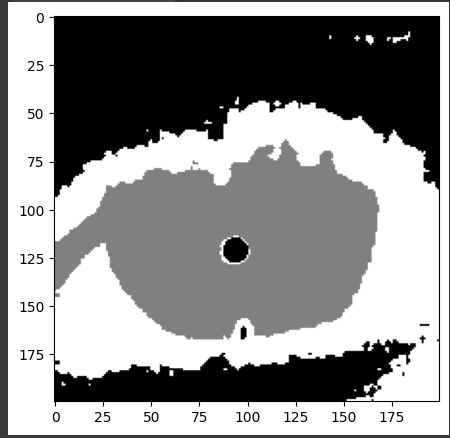
#> input picture Кминс/1_Left_4.PNG, 450 x 438 px, given in place of 1_Left_4.jpg, which was not available
$ jupyter execute --allow-errors 'НИР_ласт.ipynb'   (older library calls are emulated)   (text cells are left out)
#> lines starting #> are read from the running program, lines starting #| are printed output that depends on the picture
[cell 1]
import numpy as np
import matplotlib.pyplot as plt
import scipy.cluster.hierarchy as shc
from sklearn.cluster import AgglomerativeClustering

[cell 2]
import time as time

import numpy as np
from scipy.ndimage.filters import gaussian_filter

import matplotlib.pyplot as plt

import skimage
from skimage.data import coins
from skimage.transform import rescale

from sklearn.feature_extraction.image import grid_to_graph
from sklearn.cluster import AgglomerativeClustering
from sklearn.utils.fixes import parse_version

# these were introduced in skimage-0.14
if parse_version(skimage.__version__) >= parse_version('0.14'):
    rescale_params = {'anti_aliasing': False, 'multichannel': False}
else:
    rescale_params = {}

[cell 3]
from matplotlib import image
from matplotlib import pyplot as plt

[cell 4]
def load_image(name, output=False):
    img = cv2.imread(path+'/'+name+'.png')
    #img = cv2.cvtColor(img ,cv2.COLOR_BGR2RGB)

    img = cv2.normalize(img, None, 0, 1.0, cv2.NORM_MINMAX, dtype=cv2.CV_32F)
    return img

[cell 5]
img = image.imread("/content/1_Left_4.jpg")
#> img is the input picture: shape (438, 450, 4) float32; mean R, G, B, A 0.562, 0.562, 0.562, 1

[cell 6]
# Resize it to 20% of the original size to speed up the processing
# Applying a Gaussian filter for smoothing prior to down-scaling
# reduces aliasing artifacts.
smoothened_eyes = gaussian_filter(img, sigma=2)
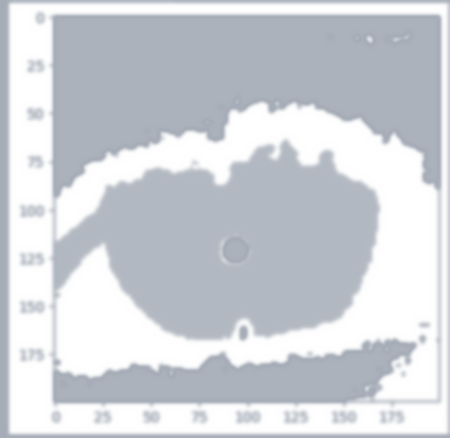
#> smoothened_eyes: shape (438, 450, 4) float32; mean R, G, B, A 0.618, 0.648, 0.693, 0.726; transparent parts drawn white
#> (the rest of this cell did not finish here and is left out)

#> (a cell that did not finish here is left out)

#> (a cell that did not finish here is left out)

[cell 9]
print("Compute structured hierarchical clustering...")
st = time.time()
n_clusters = 10
#> (the rest of this cell did not finish here and is left out)

#> (a cell that did not finish here is left out)

#> (a cell that did not finish here is left out)

#> (a cell that did not finish here is left out)

[cell 13]
def show_img_by_path(display_list):
    plt.figure(figsize=(5, 5))

    title = ['Input Image', 'True Mask', 'Predicted Mask']

    for i in range(len(display_list)):
        img_path = path+'/'+display_list[i]+'.png'
        image = plt.imread(img_path)

        plt.subplot(1, len(display_list), i+1)
        plt.title(title[i])
        plt.imshow(image)
        plt.axis('off')
    plt.show()

[cell 14]
# Plot the results on an image
plt.figure(figsize=(5, 5))
#> (the rest of this cell did not finish here and is left out)

[cell 15]
import cv2
import numpy as np
from sklearn.cluster import KMeans

# загрузка изображения глаза
#img = cv2.imread("/content/1_Left_1.png")
#img = cv2.imread("/content/1_Left_2.jpg")

[cell 16]
# path
path = r'/content/1_Left_4.jpg'

# Reading an image in default mode
image = cv2.imread(path)
#> image: shape (438, 450, 3); min 0, max 255, mean 143.3
pathm = r'/content/1_Left_4.m.jpg'
mask =  cv2.imread(pathm)
# Window name in which image is displayed
window_name = 'image'


$ run again, with Кминс/1_Left_1.png copied over Кминс/1_Left_4.PNG
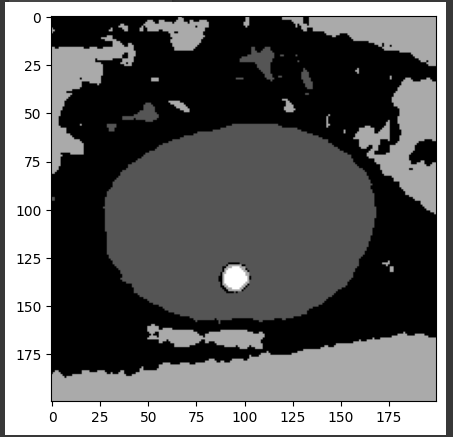
#> input picture Кминс/1_Left_1.png, 453 x 437 px, given in place of 1_Left_4.jpg, which was not available
#> img is the input picture: shape (437, 453, 4) float32; mean R, G, B, A 0.401, 0.401, 0.401, 1
#> `smoothened_eyes = gaussian_filter(img, sigma=2)`:
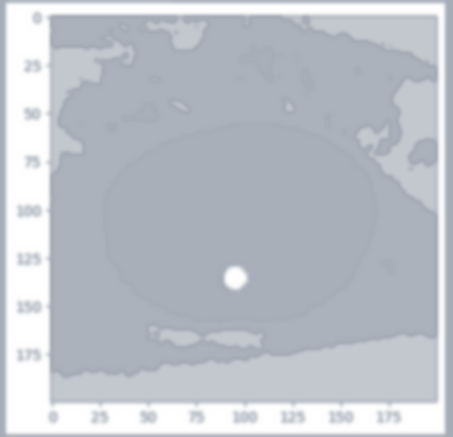
#> smoothened_eyes: shape (437, 453, 4) float32; mean R, G, B, A 0.478, 0.519, 0.58, 0.627; transparent parts drawn white

$ run again, with Кминс/1_Left_2.png copied over Кминс/1_Left_4.PNG
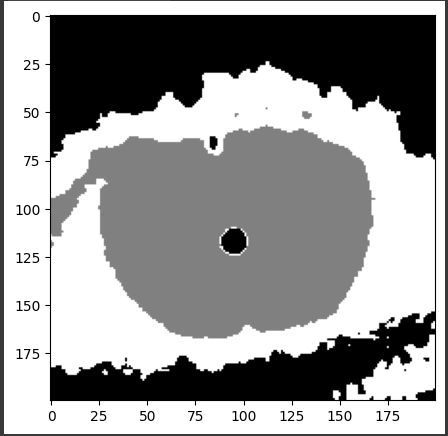
#> input picture Кминс/1_Left_2.png, 448 x 436 px, given in place of 1_Left_4.jpg, which was not available
#> img is the input picture: shape (436, 448, 3) float32; min 0, max 1, mean 0.595
#> `smoothened_eyes = gaussian_filter(img, sigma=2)`:
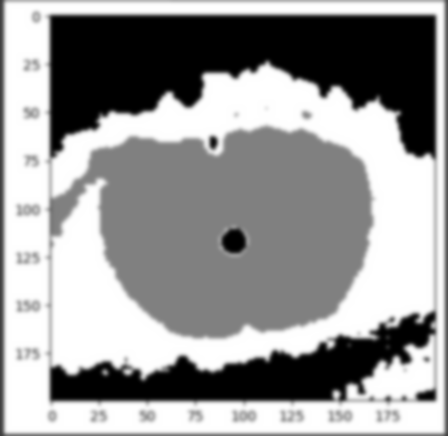
#> smoothened_eyes: shape (436, 448, 3) float32; min 0, max 1, mean 0.595

$ run again, with Кминс/Безымянный.png copied over Кминс/1_Left_4.PNG
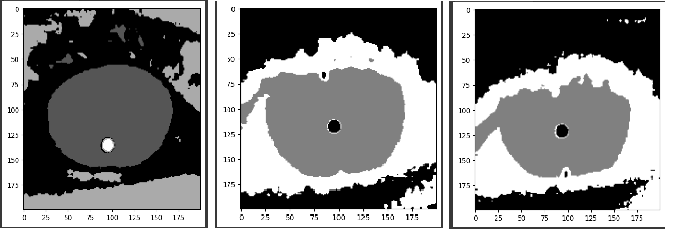
#> input picture Кминс/Безымянный.png, 684 x 238 px, given in place of 1_Left_4.jpg, which was not available
#> img is the input picture: shape (238, 684, 3) float32; min 0, max 1, mean 0.563
#> `smoothened_eyes = gaussian_filter(img, sigma=2)`:
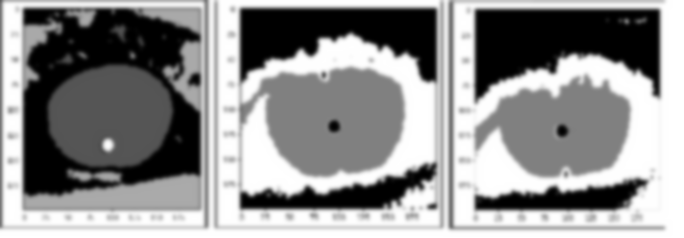
#> smoothened_eyes: shape (238, 684, 3) float32; min 0, max 1, mean 0.563
